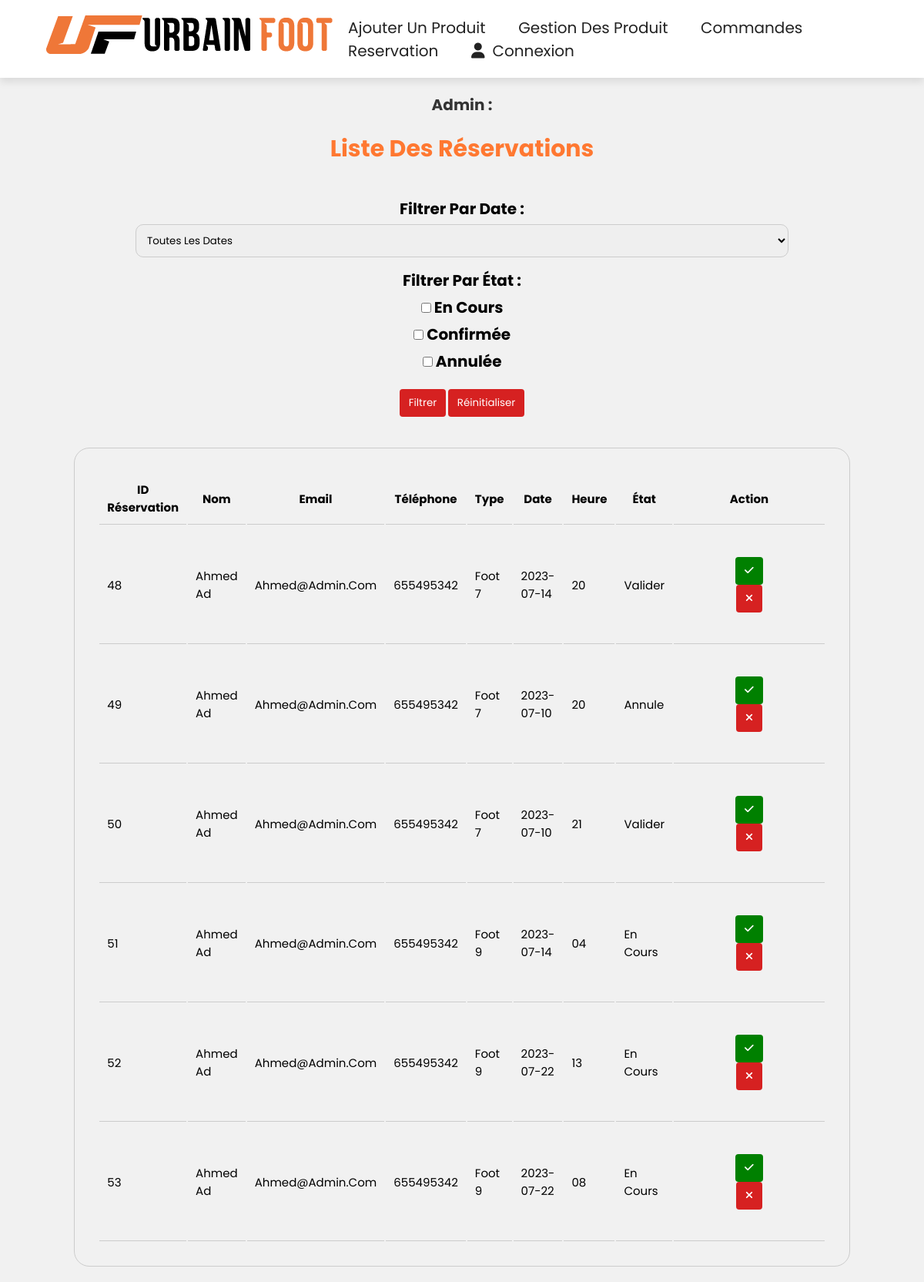
/admin/reservation.php, run on the app's committed database.
### tables this page shows
CREATE TABLE `reservation` (
  `id_reservation` int(255) NOT NULL,
  `name` varchar(255) NOT NULL,
  `email` varchar(255) NOT NULL,
  `phone` varchar(10) NOT NULL,
  `type` varchar(255) NOT NULL,
  `date` date NOT NULL,
  `time` varchar(255) NOT NULL,
  `id_clt` int(11) NOT NULL,
  `etat_reservation` varchar(20) NOT NULL DEFAULT 'en cours'
);

### admin/reservation.php (the view, shortened to what this page needs)
<?php
try {
    $connection = new PDO('mysql:host=localhost;dbname=urbain_db', 'root', 'Rout02192016*');
    $connection->setAttribute(PDO::ATTR_ERRMODE, PDO::ERRMODE_EXCEPTION);
    $query = "SELECT * FROM reservation";
    $stateFilters = isset($_GET['state-filter']) ? $_GET['state-filter'] : array();
    $stmt = $connection->query($query);
    $reservations = $stmt->fetchAll(PDO::FETCH_ASSOC);
} catch (PDOException $e) {
    echo 'Connection failed: ' . $e->getMessage();
}
?>
<!DOCTYPE html>
<html lang="en">
<head>
    <link rel="stylesheet" href="admin.css">
    <link rel="stylesheet" href="stylenav.css">
    <link rel="stylesheet" href="https://cdnjs.cloudflare.com/ajax/libs/font-awesome/6.4.0/css/all.min.css" />
</head>
<body>
    <?php include 'nav_admin.php'; ?>
    <h1 style="padding-top: 20px;">admin : <?php echo $_SESSION['admin']; ?></h1>
    <h2 style="color: #ff7831; font-size: 30px; text-align: center; margin: 20px;">Liste des réservations</h2>
    <div class="filter-bar">
        <form method="GET" action="">
            <label for="date-filter">Filtrer par date :</label>
            <select id="date-filter" name="date-filter">
                <option value="">Toutes les dates</option>
            </select>
            <label for="state-filter">Filtrer par état :</label>
            <div id="state-filter">
                <label>
                    <input type="checkbox" name="state-filter[]" value="En cours" <?php if (in_array('En cours', $stateFilters)) echo 'checked'; ?>>
                    En cours
                </label>
                <label>
                    <input type="checkbox" name="state-filter[]" value="valider" <?php if (in_array('valider', $stateFilters)) echo 'checked'; ?>>
                    Confirmée
                </label>
                <label>
                    <input type="checkbox" name="state-filter[]" value="Annule" <?php if (in_array('Annule', $stateFilters)) echo 'checked'; ?>>
                    Annulée
                </label>
            </div>
                            <br>
            <button type="submit">Filtrer</button>
            <a href="?"><button type="button">Réinitialiser</button></a>
        </form>
    </div>
    <table>
        <tr>
            <th>ID réservation</th>
            <th>Nom</th>
            <th>Email</th>
            <th>Téléphone</th>
            <th>Type</th>
            <th>Date</th>
            <th>Heure</th>
            <th>État</th>
            <th>Action</th>
        </tr>
        <?php foreach ($reservations as $reservation) : ?>
            <tr>
                <td><?php echo $reservation['id_reservation']; ?></td>
                <td><?php echo $reservation['name']; ?></td>
                <td><?php echo $reservation['email']; ?></td>
                <td><?php echo $reservation['phone']; ?></td>
                <td><?php echo $reservation['type']; ?></td>
                <td><?php echo $reservation['date']; ?></td>
                <td><?php echo $reservation['time']; ?></td>
                <td><?php echo $reservation['etat_reservation']; ?></td>
                <td>
                    <form method="post" action="traiter_reservation.php">
                        <button type="submit" name="confirm" style="background-color: green;"><i class="fas fa-check"></i></button>
                        <button type="submit" name="cancel"><i class="fas fa-times"></i></button>
                    </form>
                </td>
            </tr>
        <?php endforeach; ?>
    </table>
</body>
</html>

### admin/admin.css (style rules this page uses)
body { font-family: Arial, sans-serif; margin: 0; padding: 0; }
h1, h2 { text-align: center; }
form { margin: 10px 50px; padding: 20px; text-align: center; }
label { font-size: 20px; display: block; margin-bottom: 5px; font-weight: bold; }
select { width: 80%; padding: 10px; margin-bottom: 15px; border: 1px solid #ccc; border-radius: 10px; }
body { font-family: Arial, sans-serif; background-color: #f1f1f1; }
h1, h2 { text-align: center; color: #333; }
table { padding: 30px; margin: 20px auto; border-radius: 20px; border: 0.5px solid #cccccc; width: 80%; }
th, td { font-size: 15px; padding: 10px; text-align: left; border-bottom: 1px solid #ccc; }
th { text-align: center; background-color: #f1f1f1; font-weight: bold; }
button { padding: 8px 12px; background-color: #d62121; color: #fff; border: none; border-radius: 4px; cursor: pointer; }
a { text-decoration: none; color: #333; }

### admin/stylenav.css (style rules this page uses)
:root { --main-color:#ff7831; --black: #222; --white: #fff; --light-black: #777; --light-white:#fff9; --dark-bg: rgba(0,0,0,.7) ; --light-bg: #eee; --border: .1rem solid var(--black); --box-shadow: 0 .5rem 1rem rgba(0,0,0,.1); --text-shadow: 0 1.5rem 3rem rgba(0,0,0,.3); }
* { font-family: 'poppins', sans-serif; margin: 0; padding: 0; box-sizing: border-box; outline: none; border: none; text-decoration: none; text-transform: capitalize; }
html { font-size: 62.5%; overflow-x: hidden; }

### data on the page
reservation: id_reservation "48", name "Ahmed Ad", email "Ahmed@admin.com", phone "655495342", type "Foot 7", date "2023-07-14", time "20", etat_reservation "Valider"
reservation: id_reservation "49", name "Ahmed Ad", email "Ahmed@admin.com", phone "655495342", type "Foot 7", date "2023-07-10", time "20", etat_reservation "Annule"
reservation: id_reservation "50", name "Ahmed Ad", email "Ahmed@admin.com", phone "655495342", type "Foot 7", date "2023-07-10", time "21", etat_reservation "Valider"
reservation: id_reservation "51", name "Ahmed Ad", email "Ahmed@admin.com", phone "655495342", type "Foot 9", date "2023-07-14", time "04", etat_reservation "En Cours"
reservation: id_reservation "52", name "Ahmed Ad", email "Ahmed@admin.com", phone "655495342", type "Foot 9", date "2023-07-22", time "13", etat_reservation "En Cours"
reservation: id_reservation "53", name "Ahmed Ad", email "Ahmed@admin.com", phone "655495342", type "Foot 9", date "2023-07-22", time "08", etat_reservation "En Cours"
